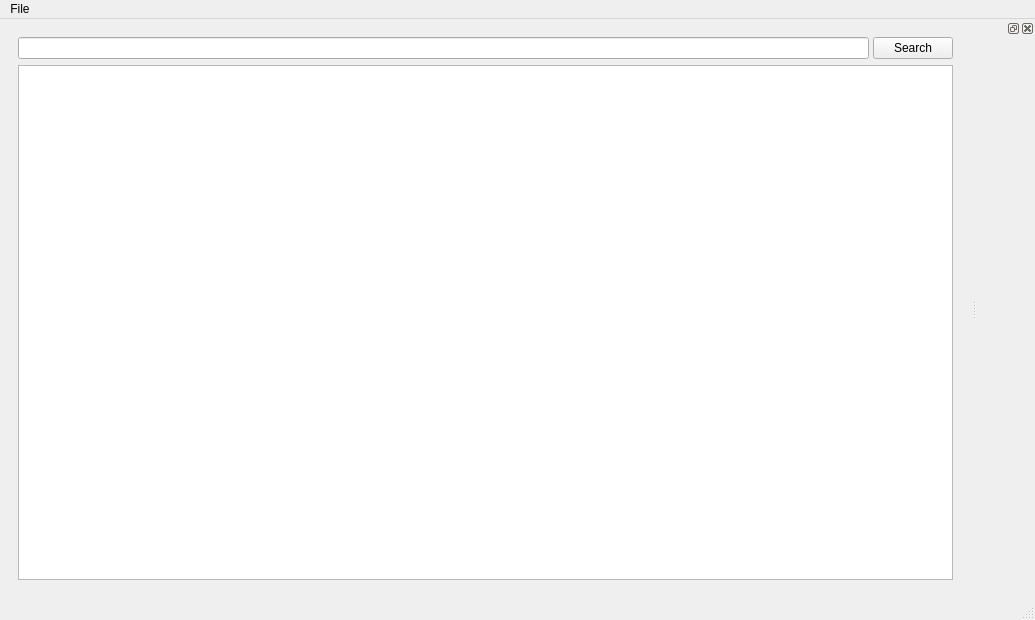
<?xml version="1.0" encoding="UTF-8"?>
<ui version="4.0">
 <class>MainWindow</class>
 <widget class="QMainWindow" name="MainWindow">
  <property name="geometry">
   <rect>
    <x>0</x>
    <y>0</y>
    <width>1035</width>
    <height>620</height>
   </rect>
  </property>
  <property name="windowTitle">
   <string>MainWindow</string>
  </property>
  <widget class="QWidget" name="centralwidget">
   <layout class="QHBoxLayout" name="horizontalLayout_2">
    <item>
     <widget class="QWidget" name="widget" native="true">
      <layout class="QVBoxLayout" name="verticalLayout_2">
       <item>
        <widget class="QWidget" name="widget_2" native="true">
         <layout class="QHBoxLayout" name="horizontalLayout">
          <property name="spacing">
           <number>4</number>
          </property>
          <property name="leftMargin">
           <number>0</number>
          </property>
          <property name="topMargin">
           <number>0</number>
          </property>
          <property name="rightMargin">
           <number>0</number>
          </property>
          <property name="bottomMargin">
           <number>0</number>
          </property>
          <item>
           <widget class="QLineEdit" name="searchEdit"/>
          </item>
          <item>
           <widget class="QPushButton" name="searchButton">
            <property name="text">
             <string>Search</string>
            </property>
           </widget>
          </item>
         </layout>
        </widget>
       </item>
       <item>
        <widget class="QTableView" name="MainTable"/>
       </item>
      </layout>
     </widget>
    </item>
   </layout>
  </widget>
  <widget class="QMenuBar" name="menubar">
   <property name="geometry">
    <rect>
     <x>0</x>
     <y>0</y>
     <width>1035</width>
     <height>21</height>
    </rect>
   </property>
   <widget class="QMenu" name="menuFile">
    <property name="title">
     <string>File</string>
    </property>
    <addaction name="actionNew_Basket"/>
    <addaction name="actionLoad"/>
    <addaction name="separator"/>
    <addaction name="actionExit"/>
   </widget>
   <addaction name="menuFile"/>
  </widget>
  <widget class="QStatusBar" name="statusbar"/>
  <widget class="QDockWidget" name="dockWidget">
   <attribute name="dockWidgetArea">
    <number>2</number>
   </attribute>
   <widget class="QWidget" name="dockWidgetContents">
    <property name="sizePolicy">
     <sizepolicy hsizetype="Expanding" vsizetype="Expanding">
      <horstretch>0</horstretch>
      <verstretch>0</verstretch>
     </sizepolicy>
    </property>
    <layout class="QVBoxLayout" name="verticalLayout_3">
     <item>
      <widget class="Inspector" name="inspector" native="true">
       <property name="sizePolicy">
        <sizepolicy hsizetype="Expanding" vsizetype="Preferred">
         <horstretch>0</horstretch>
         <verstretch>0</verstretch>
        </sizepolicy>
       </property>
      </widget>
     </item>
     <item>
      <widget class="TagList" name="tagList" native="true"/>
     </item>
    </layout>
   </widget>
  </widget>
  <action name="actionNew_Basket">
   <property name="text">
    <string>New Basket</string>
   </property>
  </action>
  <action name="actionExit">
   <property name="text">
    <string>Exit</string>
   </property>
  </action>
  <action name="actionLoad">
   <property name="text">
    <string>Open Basket</string>
   </property>
  </action>
 </widget>
 <customwidgets>
  <customwidget>
   <class>Inspector</class>
   <extends>QWidget</extends>
   <header>classes.inspector</header>
   <container>1</container>
  </customwidget>
  <customwidget>
   <class>TagList</class>
   <extends>QWidget</extends>
   <header>classes.taglist</header>
   <container>1</container>
  </customwidget>
 </customwidgets>
 <resources/>
 <connections/>
</ui>
